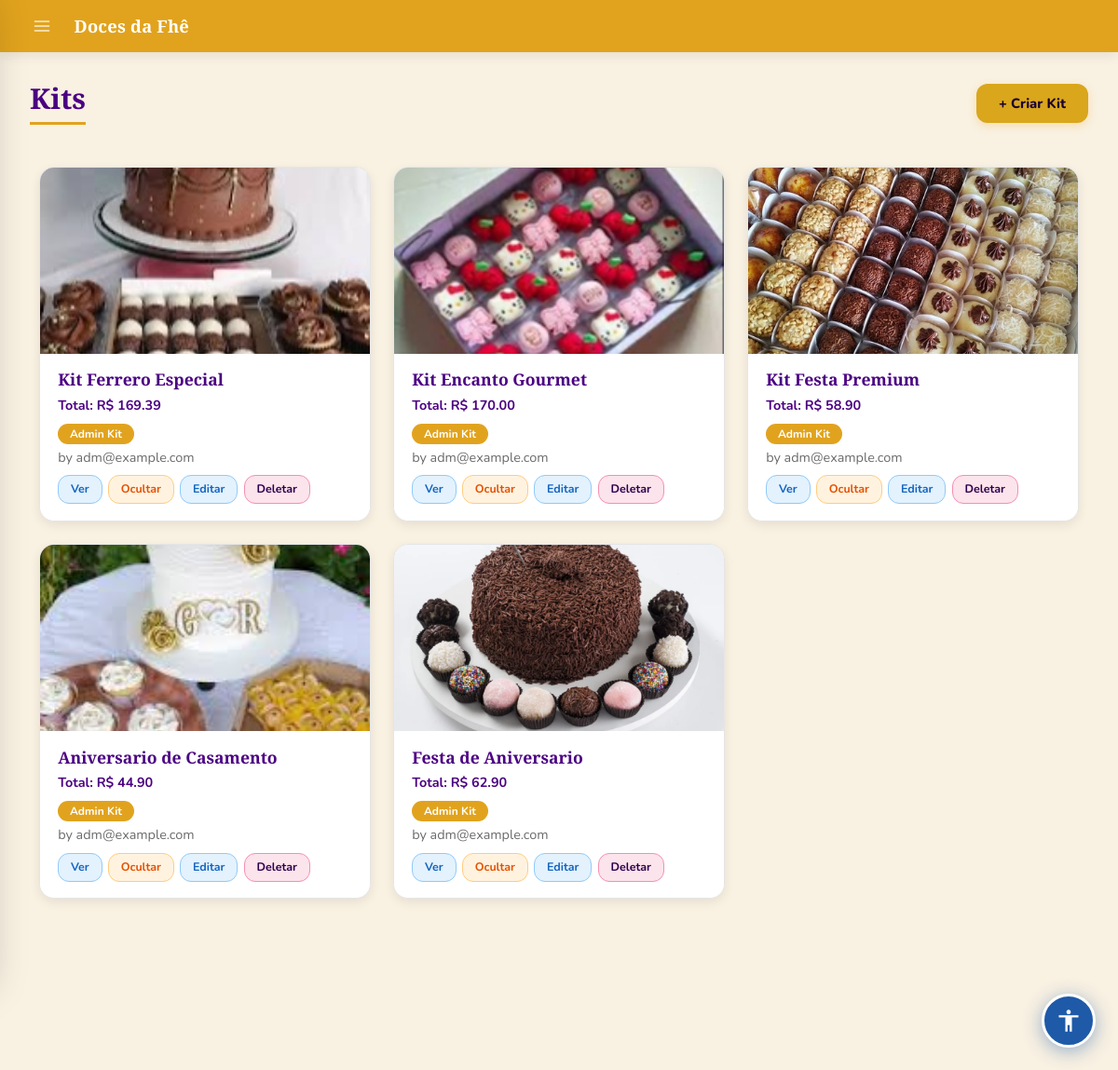
Page /kits (signed in) on the committed database.
### models.py (models this page shows, shortened)
class SiteConfig(db.Model):
    __tablename__ = "site_config"
    id               = db.Column(db.Integer, primary_key=True)
    color_primary    = db.Column(db.String(20), default='#5B6D3D')
    color_secondary  = db.Column(db.String(20), default='#D67155')
    color_accent     = db.Column(db.String(20), default='#F3B651')
    color_dark       = db.Column(db.String(20), default='#932E50')
    color_bg         = db.Column(db.String(20), default='#FAF9F6')
    color_text       = db.Column(db.String(20), default='#2B2B2B')
    color_text_light = db.Column(db.String(20), default='#6B6B6B')
    auth_bg_color1   = db.Column(db.String(20), default='#e8eed8')
    auth_bg_color2   = db.Column(db.String(20), default='#8fa05a')
    font_title   = db.Column(db.String(100), default='Playfair Display')
    font_body    = db.Column(db.String(100), default='Nunito')
    font_size    = db.Column(db.String(10), default='16')
    title_weight = db.Column(db.String(10), default='700')
    body_weight  = db.Column(db.String(10), default='400')
    layout_mode   = db.Column(db.String(20), default='spacious')
    layout_width  = db.Column(db.String(20), default='centered')
    card_columns  = db.Column(db.Integer,    default=3)
    card_gap      = db.Column(db.Integer,    default=20)
    show_carousel = db.Column(db.Boolean,    default=True)
    btn_radius  = db.Column(db.String(10), default='12px')
    card_shadow = db.Column(db.String(10), default='medium')
    navbar_fixed = db.Column(db.Boolean, default=True)
    anim_enabled     = db.Column(db.Boolean, default=True)
    anim_intensity   = db.Column(db.String(10), default='medium')
    anim_duration    = db.Column(db.Integer,    default=220)
    anim_hover_style = db.Column(db.String(20), default='lift')
    site_name   = db.Column(db.String(100), default='Doces da Fhê')
    logo_url    = db.Column(db.String(255), nullable=True)
    logo_height     = db.Column(db.Integer, default=100)
    logo_fit        = db.Column(db.String(20), default='contain')
    carousel_height = db.Column(db.Integer, default=340)
    card_img_height = db.Column(db.Integer, default=200)
    card_radius     = db.Column(db.String(10), default='16px')
    flash_success   = db.Column(db.String(20), default='#ffffff')
    flash_error     = db.Column(db.String(20), default='#f8d7da')
    flash_info      = db.Column(db.String(20), default='#ffffff')
    new_badge_days  = db.Column(db.Integer, default=7)
    new_badge_ativo = db.Column(db.Boolean, default=True)
    blog_primary    = db.Column(db.String(20), default='#5B6D3D')
    blog_accent     = db.Column(db.String(20), default='#932E50')
    blog_bg         = db.Column(db.String(20), default='#f8fafc')
    blog_card_bg    = db.Column(db.String(20), default='#ffffff')
    blog_text       = db.Column(db.String(20), default='#1e293b')
    agenda_dias_arquivar = db.Column(db.Integer, default=30)
    updated_at      = db.Column(db.DateTime, default=datetime.utcnow, onupdate=datetime.utcnow)

class Kit(db.Model):
    __tablename__ = 'kits'
    id = db.Column(db.Integer, primary_key=True)
    name = db.Column(db.String(200), nullable=False)
    resumo = db.Column(db.String(400), nullable=True)
    description = db.Column(db.Text, nullable=True)
    created_by = db.Column(
        db.Integer, db.ForeignKey('users.id'), nullable=False)
    is_admin_kit = db.Column(db.Boolean, default=False)   # True = admin kit
    ativo = db.Column(db.Boolean, default=True, nullable=False)
    created_at = db.Column(db.DateTime, default=datetime.utcnow)
    updated_at = db.Column(
        db.DateTime, default=datetime.utcnow, onupdate=datetime.utcnow)
    image_url      = db.Column(db.String(500), nullable=True)
    estoque        = db.Column(db.Integer, default=0, nullable=False)
    estoque_minimo = db.Column(db.Integer, default=5, nullable=False)
    products = db.relationship(
        'KitProduct', backref='kit', cascade='all, delete-orphan')
    creator = db.relationship('User', backref='kits')
    @property
    def total_price(self):
        return sum(kp.product.price * kp.quantity for kp in self.products)

class Product(db.Model):
    __tablename__ = "products"
    id          = db.Column(db.Integer, primary_key=True)
    name        = db.Column(db.String(200), nullable=False, index=True)
    resumo      = db.Column(db.String(400), nullable=True)
    description = db.Column(db.String(800), nullable=False)
    image_url   = db.Column(db.String(300))
    price       = db.Column(db.Numeric(10, 2), nullable=False)
    category          = db.Column(db.String(100), nullable=True, default='geral')  # ✅ NOVO
    ativo             = db.Column(db.Boolean, default=True, nullable=False)
    estoque           = db.Column(db.Integer, default=0, nullable=False)
    estoque_minimo    = db.Column(db.Integer, default=5, nullable=False)
    quantidade_minima = db.Column(db.Integer, default=1, nullable=False)
    quantidade_maxima = db.Column(db.Integer, nullable=True)
    created_at     = db.Column(db.DateTime, default=datetime.utcnow)

class KitProduct(db.Model):
    __tablename__ = 'kit_products'
    kit_id = db.Column(db.Integer, db.ForeignKey('kits.id'), primary_key=True)
    product_id = db.Column(db.Integer, db.ForeignKey(
        'products.id'), primary_key=True)
    quantity = db.Column(db.Integer, default=1)
    added_at = db.Column(db.DateTime, default=datetime.utcnow)
    product = db.relationship('Product')

class User(db.Model, UserMixin):
    __tablename__ = "users"
    id       = db.Column(db.Integer, primary_key=True)
    email    = db.Column(db.String(120), unique=True, nullable=False, index=True)
    password = db.Column(db.String(200), nullable=False)
    name     = db.Column(db.String(120), nullable=True)   # ✅ NOVO
    phone    = db.Column(db.String(20), nullable=False)
    cep      = db.Column(db.String(8), nullable=False)
    is_admin = db.Column(db.Boolean, default=False, nullable=False)
    reset_token        = db.Column(db.String(100), unique=True, nullable=True)
    reset_token_expiry = db.Column(db.DateTime, nullable=True)
    created_at = db.Column(db.DateTime, default=datetime.utcnow)

### app.py (the view)
@app.route('/kits')
@login_required
def list_kits():
    if current_user.is_admin:
        kits = Kit.query.order_by(Kit.created_at.desc()).all()
    else:
        kits = Kit.query.filter(
            (Kit.created_by == current_user.id) | (Kit.is_admin_kit == True)
        ).order_by(Kit.created_at.desc()).all()
    return render_template('kits/list.html', kits=kits)

### app.py (called while the page is built)
@login_manager.user_loader
def load_user(user_id):
    return User.query.get(int(user_id))

@app.context_processor
def inject_globals():
    if current_user.is_authenticated:
        total_itens = db.session.query(
            db.func.sum(CarrinhoItem.quantidade)
        ).filter_by(user_id=current_user.id).scalar() or 0
    else:
        total_itens = 0
    site_config = SiteConfig.query.first()
    return dict(carrinho_total=total_itens, site_config=site_config)

### templates/kits/list.html (shortened to what this page needs)
{% extends "admin/base.html" %}
{% block styles %}
<link rel="stylesheet" href="{{ url_for('static', filename='admin.css') }}">
{% endblock %}
{% block content %}
<div class="page-header">
  <h2>Kits</h2>
  {% if current_user.is_admin %}
    <div class="page-header-actions">
      <a href="{{ url_for('create_kit') }}" class="btn-primary">+ Criar Kit</a>
    </div>
  {% endif %}
</div>
{% if kits %}
  <div class="container mt-3">
    <div class="row g-4">
      {% for kit in kits %}
      <div class="col-md-6 col-lg-4">
        <div class="card h-100" {% if not kit.ativo %}style="opacity:0.5;"{% endif %}>
          {% if kit.image_url %}
            <img src="{{ url_for('static', filename=kit.image_url) }}" alt="{{ kit.name }}">
          {% else %}
            <div class="d-flex align-items-center justify-content-center bg-secondary text-white" style="height:200px;">
              No image
            </div>
          {% endif %}
          <div class="card-body">
            <h5>{{ kit.name }}</h5>
            <p><strong>Total: R$ {{ "%.2f"|format(kit.total_price) }}</strong></p>
            {% if kit.is_admin_kit %}
              <span class="badge">Admin Kit</span>
            {% endif %}
            <p class="mt-1" style="font-size:.82rem; color:var(--color-text-light);">
              by {{ kit.creator.email }}
            </p>
            <div class="acoes-wrap mt-2">
              <a href="{{ url_for('view_kit', kit_id=kit.id) }}" class="btn-acao btn-editar">Ver</a>
              {% if current_user.is_admin %}
                <form method="POST" action="{{ url_for('toggle_kit_ativo', kit_id=kit.id) }}" style="display:inline;">
                  <button type="submit" class="btn-acao btn-toggle">
                    {% if kit.ativo %}Ocultar{% else %}Mostrar{% endif %}
                  </button>
                </form>
              {% endif %}
              {% if current_user.is_admin or kit.creator_id == current_user.id %}
                <a href="{{ url_for('edit_kit', kit_id=kit.id) }}" class="btn-acao btn-editar">Editar</a>
                <form method="POST" action="{{ url_for('delete_kit', kit_id=kit.id) }}" style="display:inline;" onsubmit="return confirm('Deletar {{ kit.name }}?')">
                  <button type="submit" class="btn-acao btn-deletar">Deletar</button>
                </form>
              {% endif %}
            </div>
          </div>
        </div>
      </div>
      {% endfor %}
    </div>
  </div>
{% else %}
  <p>Nenhum kit encontrado.
    {% if current_user.is_admin %}Crie seu primeiro kit!{% endif %}
  </p>
{% endif %}
{% endblock %}

### templates/admin/base.html (shortened to what this page needs)
<!DOCTYPE html>
<html>
<head>
  <link href="https://cdn.jsdelivr.net/npm/bootstrap@5.3.0/dist/css/bootstrap.min.css" rel="stylesheet">
  <link rel="stylesheet" href="https://cdnjs.cloudflare.com/ajax/libs/cropperjs/1.6.1/cropper.min.css">
  {% block styles %}{% endblock %}
  <link rel="stylesheet" href="{{ url_for('dynamic_styles') }}">
  {% if not request.path.startswith('/admin') and request.path not in ['/login', '/signup', '/logout', '/forgot-password', '/change-password'] and not request.path.startswith('/reset-password') %}
  <link rel="stylesheet" href="{{ url_for('static', filename='accessibility.css') }}">
  {% endif %}
</head>
<body>
{% if current_user.is_authenticated and current_user.is_admin %}
<div class="topbar">
  <button class="topbar-menu-btn" id="drawerToggle" aria-label="Menu">
    <svg xmlns="http://www.w3.org/2000/svg" width="20" height="20" viewBox="0 0 24 24" fill="none"
         stroke="currentColor" stroke-width="2" stroke-linecap="round" stroke-linejoin="round">
      <line x1="3" y1="6"  x2="21" y2="6"/>
      <line x1="3" y1="12" x2="21" y2="12"/>
      <line x1="3" y1="18" x2="21" y2="18"/>
    </svg>
  </button>
  <span class="topbar-brand">{{ site_config.site_name if site_config else 'Doces da Fhê' }}</span>
</div>
{% endif %}
<div class="acc-content-wrap">
<main id="acc-main-content">
{% block content %}
{% endblock %}
</main>
</div>
{% if not request.path.startswith('/admin') and request.path not in ['/login', '/signup', '/logout', '/forgot-password', '/change-password'] and not request.path.startswith('/reset-password') %}
<label for="acc-open" class="acc-fab" role="button" aria-label="Abrir painel de acessibilidade" title="Acessibilidade">
  <svg xmlns="http://www.w3.org/2000/svg" width="28" height="28" viewBox="0 0 24 24" fill="currentColor">
    <path d="M12 2c1.1 0 2 .9 2 2s-.9 2-2 2-2-.9-2-2 .9-2 2-2zm9 7h-6v13h-2v-6h-2v6H9V9H3V7h18v2z"/>
  </svg>
</label>
{% endif %}
</body>
</html>

### static/admin.css (style rules this page uses)
:root { --color-primary: #5B6D3D; --color-secondary: #D67155; --color-accent: #F3B651; --color-dark: #932E50; --color-bg: #FAF9F6; --color-white: #FFFFFF; --color-text: #2B2B2B; --color-text-light: #6B6B6B; --color-border: #E5E5E5; --color-hover-primary: #4a5932; --color-hover-accent: #d9a13f; --color-hover-secondary: #b85a42; --shadow-sm: 0 2px 6px rgba(0,0,0,.05); --shadow-md: 0 4px 12px rgba(0,0,0,.08); --shadow-lg: 0 8px 20px rgba(0,0,0,.12); --radius-sm: 6px; --radius-md: 10px; --radius-lg: 16px; }
html body { background: var(--color-bg) !important; font-family: 'Nunito', sans-serif !important; margin: 0 !important; padding: 0 !important; }
html body h2 { font-family: 'Playfair Display', serif !important; font-size: 1.9rem !important; color: var(--color-primary) !important; margin: 2rem 2rem 1.2rem !important; padding-bottom: .5rem !important; border-bottom: 3px solid var(--color-secondary) !important; display: inline-block !important; background: none !important; width: auto !important; }
html body .btn-primary, html body a.btn-primary, html body button.btn-primary { background-color: var(--color-accent) !important; border: none !important; color: var(--color-text) !important; border-radius: 12px !important; padding: .6rem 1.5rem !important; font-family: 'Nunito', sans-serif !important; font-weight: 800 !important; font-size: .92rem !important; text-decoration: none !important; transition: background .2s, transform .15s, box-shadow .2s !important; cursor: pointer !important; box-shadow: 0 3px 10px rgba(243,182,81,.35) !important; display: inline-block !important; }
.page-header, .evento-header { display: flex; justify-content: space-between; align-items: center; gap: 1rem; margin: 2rem 2rem 1.8rem; flex-wrap: wrap; }
html body .page-header h2, html body .evento-titulo h2 { font-family: 'Playfair Display', serif !important; font-size: 1.9rem !important; color: var(--color-primary) !important; margin: 0 !important; padding-bottom: .4rem !important; border-bottom: 3px solid var(--color-secondary) !important; display: inline-block !important; }
.page-header-actions, .evento-acoes { display: flex; gap: .8rem; align-items: center; flex-wrap: wrap; flex-shrink: 0; }
.acoes-wrap { display: flex; gap: .4rem; flex-wrap: wrap; align-items: center; }
.btn-acao { display: inline-block; padding: .32rem .8rem; border-radius: 20px; font-size: .78rem; font-weight: 700; text-decoration: none !important; transition: opacity .15s, transform .1s; white-space: nowrap; }
.btn-toggle { background: #fff3e0; color: #e65100; border: 1.5px solid #ffcc80; }
.btn-editar { background: #e3f2fd; color: #1565c0; border: 1.5px solid #90caf9; }
.btn-deletar { background: #fce4ec; color: var(--color-dark); border: 1.5px solid #f48fb1; }
html body .card { background: var(--color-white) !important; border: 1.5px solid var(--color-border) !important; border-radius: var(--radius-lg) !important; box-shadow: var(--shadow-md) !important; overflow: hidden !important; transition: transform .2s, box-shadow .2s !important; }
html body .card img:not(.kit-thumb) { width: 100% !important; height: 200px !important; object-fit: cover !important; max-width: unset !important; max-height: 200px !important; display: block !important; }
html body .card .card-body { padding: 1.1rem 1.2rem !important; background: var(--color-white) !important; }
html body .card h5, html body .card .card-title { font-family: 'Playfair Display', serif !important; font-size: 1.1rem !important; color: var(--color-primary) !important; margin-bottom: .3rem !important; }
html body .card p { font-size: .9rem !important; color: var(--color-text-light) !important; margin-bottom: .4rem !important; }
html body .card strong { color: var(--color-primary) !important; }
html body .badge, html body .badge.bg-primary { background-color: var(--color-secondary) !important; color: var(--color-white) !important; border-radius: 24px !important; font-size: .75rem !important; padding: .3rem .8rem !important; font-weight: 700 !important; }
html body .container { padding-top: 1rem !important; padding-bottom: 3rem !important; }

### rows in the picture
SiteConfig: site_name "Doces da Fhê"
Kit: image_url (picture), name "Kit Ferrero Especial", is_admin_kit "Admin Kit", creator.email "adm@example.com", ativo "Ocultar"
Product: total_price "169.39"
Kit: image_url (picture), name "Kit Encanto Gourmet", is_admin_kit "Admin Kit", creator.email "adm@example.com", ativo "Ocultar"
Product: total_price "170.00", total_price "58.90", total_price "62.90"
Kit: image_url (picture), name "Kit Festa Premium", is_admin_kit "Admin Kit", creator.email "adm@example.com", ativo "Ocultar"
Kit: image_url (picture), name "Aniversario de Casamento", is_admin_kit "Admin Kit", creator.email "adm@example.com", ativo "Ocultar"
Product: total_price "44.90"
Kit: image_url (picture), name "Festa de Aniversario", is_admin_kit "Admin Kit", creator.email "adm@example.com", ativo "Ocultar"
